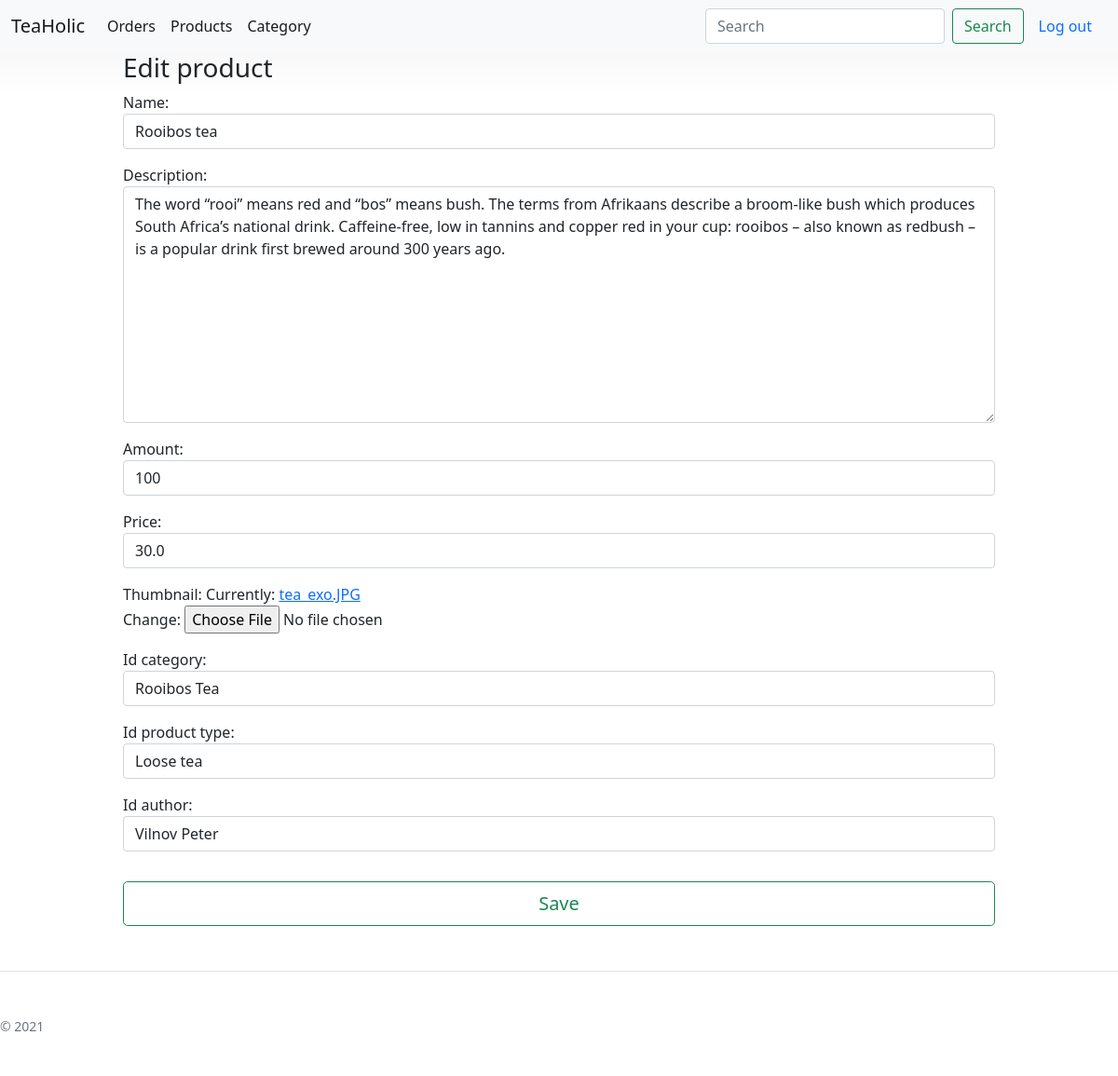
The page /product/3/update (signed in) on the database as committed earlier.
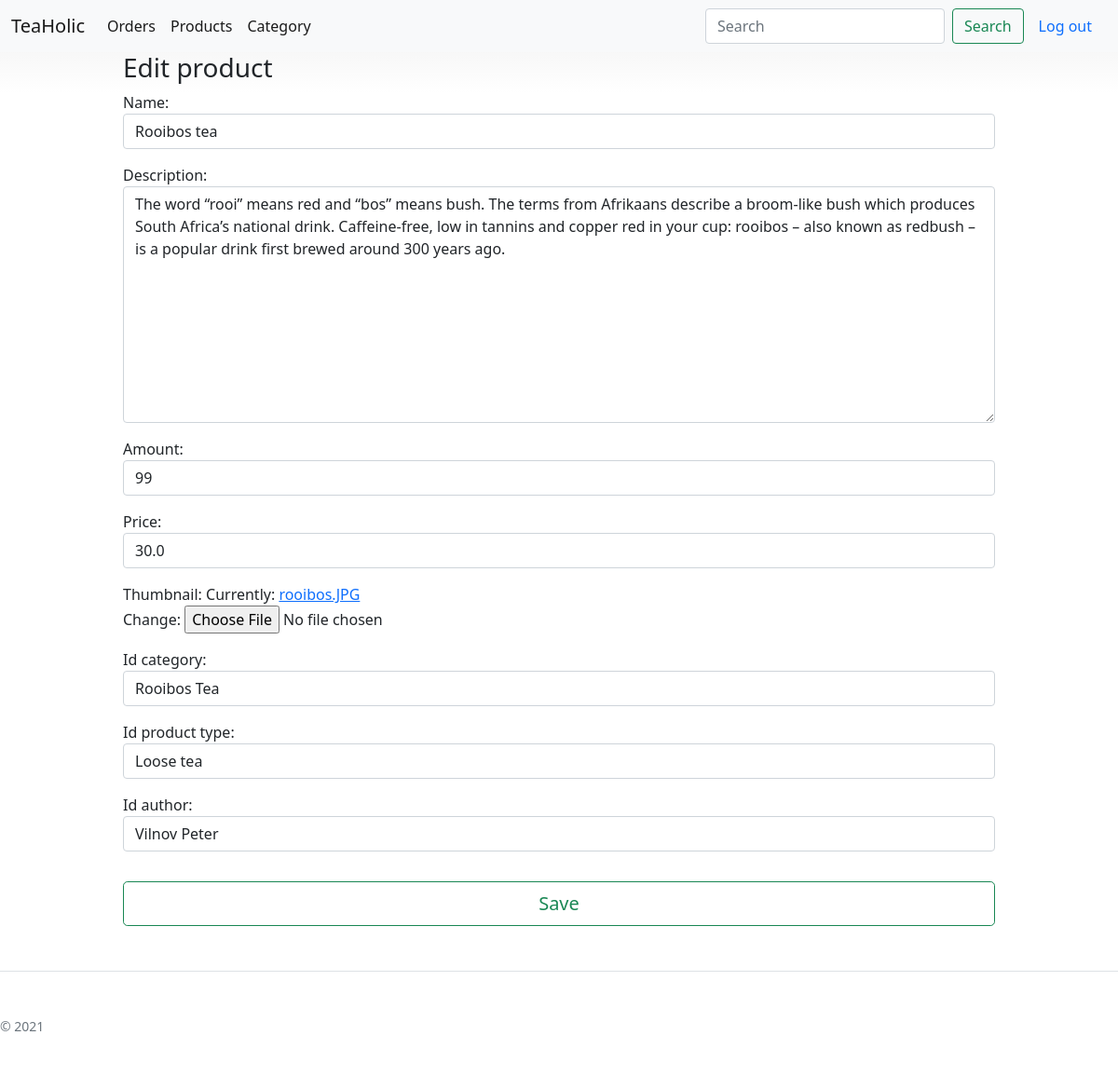
The same page on the database as committed later.
### bboard/models.py (models this page shows)
class Product(models.Model):
    name = models.CharField(max_length=255)
    description = models.TextField(max_length=500)
    amount = models.IntegerField()
    price = models.FloatField()
    thumbnail = models.ImageField()
    id_category = models.ForeignKey(Category, on_delete=models.CASCADE)
    id_product_type = models.ForeignKey(ProductType, on_delete=models.CASCADE)
    id_author = models.ForeignKey(Author, on_delete=models.CASCADE)

class Category(models.Model):
    name = models.CharField(max_length=50)
    def __str__(self):
        return self.name

### bboard/views.py (the view, shortened to what this page needs)
# urls.py: path('product/<int:id>/update', views.ProductUpdateView.as_view(), name = 'product_update'),
class ProductUpdateView(IsAdminMixin, View):
    def get(self, request, id):
        product= Product.objects.get(id = id)
        form = ProductForm(instance=product)
        user = get_userprofile(request)
        return render(request, 'bboard/basis/products/update.html', {'form': form, 'user': user, 'id': id})

### bboard/forms.py
class ProductForm(forms.ModelForm):
    class Meta:
        model= Product
        fields = '__all__'
        widgets = {
            'name': forms.TextInput(
                attrs={
                    'class': 'form-control'
                }
            ),
            'description': forms.Textarea(
                attrs={
                    'class': 'form-control'
                }
            ),
            'amount': forms.NumberInput(
                attrs={
                    'class': 'form-control'
                }
            ),
            'price': forms.NumberInput(
                attrs={
                    'class': 'form-control'
                }
            ),
            'id_category': forms.Select(
                attrs={
                    'class': 'form-control'
                }
            ),
            'id_product_type': forms.Select(
                attrs={
                    'class': 'form-control'
                }
            ),
            'id_author': forms.Select(
                attrs={
                    'class': 'form-control'
                }
            )
        }

### bboard/models.py (called while the page is built)
    def __str__(self):
        return self.name

### bboard/templates/bboard/basis/products/update.html (shortened to what this page needs)
{% extends "bboard/basis/base.html" %}
{% block content %}
<div class = "container">
<h3> Edit product </h3>
  <form action="{% url 'product_update' id=id %}" method="POST" enctype="multipart/form-data">
{{ form.as_p }}
    <button class="w-100 btn btn-lg btn-outline-success mt-3" type="submit">Save</button>
  </form>
</div>
{% endblock %}

Rows that differ between the two databases and show on the page:
changed Product "Rooibos Tea": amount "100" → "99"
Other text that changed with them:
text no longer shown: "Name: Description: Amount: Price: Thumbnail: Currently: tea_exo.JPG Change: Id category: Id product type: Id author:"
text now shown: "Name: Description: Amount: Price: Thumbnail: Currently: rooibos.JPG Change: Id category: Id product type: Id author:"
